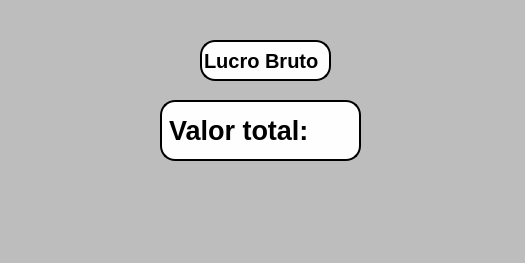
<?xml version="1.0" encoding="UTF-8"?>
<ui version="4.0">
 <class>MainWindow</class>
 <widget class="QMainWindow" name="MainWindow">
  <property name="geometry">
   <rect>
    <x>0</x>
    <y>0</y>
    <width>525</width>
    <height>263</height>
   </rect>
  </property>
  <property name="font">
   <font>
    <weight>50</weight>
    <bold>false</bold>
   </font>
  </property>
  <property name="windowTitle">
   <string>MainWindow</string>
  </property>
  <property name="styleSheet">
   <string notr="true">background-color: rgb(189, 189, 189);</string>
  </property>
  <widget class="QWidget" name="centralwidget">
   <widget class="QLabel" name="label">
    <property name="geometry">
     <rect>
      <x>160</x>
      <y>100</y>
      <width>201</width>
      <height>61</height>
     </rect>
    </property>
    <property name="font">
     <font>
      <pointsize>20</pointsize>
      <weight>75</weight>
      <bold>true</bold>
     </font>
    </property>
    <property name="styleSheet">
     <string notr="true">border-color: rgb(0, 0, 0);
background-color: rgb(254, 254, 254);
border-radius: 15px;
border-style: outset;
border-width: 2px</string>
    </property>
    <property name="text">
     <string>Valor total:</string>
    </property>
   </widget>
   <widget class="QLineEdit" name="lineEdit">
    <property name="geometry">
     <rect>
      <x>200</x>
      <y>40</y>
      <width>131</width>
      <height>41</height>
     </rect>
    </property>
    <property name="font">
     <font>
      <pointsize>15</pointsize>
      <weight>75</weight>
      <bold>true</bold>
     </font>
    </property>
    <property name="styleSheet">
     <string notr="true">border-color: rgb(0, 0, 0);
background-color: rgb(254, 254, 254);
border-radius: 15px;
border-style: outset;
border-width: 2px</string>
    </property>
    <property name="text">
     <string>Lucro Bruto</string>
    </property>
   </widget>
  </widget>
  <widget class="QStatusBar" name="statusbar"/>
 </widget>
 <resources/>
 <connections/>
</ui>
